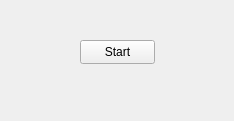
<?xml version="1.0" encoding="UTF-8"?>
<ui version="4.0">
 <class>Timer2</class>
 <widget class="QWidget" name="Timer2">
  <property name="geometry">
   <rect>
    <x>0</x>
    <y>0</y>
    <width>234</width>
    <height>121</height>
   </rect>
  </property>
  <property name="windowTitle">
   <string>Form</string>
  </property>
  <widget class="QPushButton" name="btnStart">
   <property name="geometry">
    <rect>
     <x>80</x>
     <y>40</y>
     <width>75</width>
     <height>24</height>
    </rect>
   </property>
   <property name="text">
    <string>Start</string>
   </property>
  </widget>
 </widget>
 <resources/>
 <connections/>
</ui>
